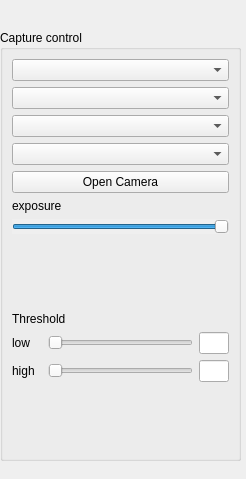
<?xml version="1.0" encoding="UTF-8"?>
<ui version="4.0">
 <class>LeftDock</class>
 <widget class="QWidget" name="LeftDock">
  <property name="geometry">
   <rect>
    <x>0</x>
    <y>0</y>
    <width>246</width>
    <height>479</height>
   </rect>
  </property>
  <property name="windowTitle">
   <string>LeftMenu</string>
  </property>
  <widget class="QGroupBox" name="groupBoxCapture">
   <property name="geometry">
    <rect>
     <x>0</x>
     <y>30</y>
     <width>241</width>
     <height>431</height>
    </rect>
   </property>
   <property name="title">
    <string>Capture control</string>
   </property>
   <layout class="QVBoxLayout" name="verticalLayout">
    <item>
     <widget class="QComboBox" name="comboBoxCam1Port"/>
    </item>
    <item>
     <widget class="QComboBox" name="comboBoxCam2Port"/>
    </item>
    <item>
     <widget class="QComboBox" name="comboBoxCam3Port"/>
    </item>
    <item>
     <widget class="QComboBox" name="comboBoxCam4Port"/>
    </item>
    <item>
     <widget class="QPushButton" name="buttonOpenCamera">
      <property name="text">
       <string>Open Camera</string>
      </property>
     </widget>
    </item>
    <item>
     <widget class="QLabel" name="label_5">
      <property name="text">
       <string>exposure</string>
      </property>
      <property name="alignment">
       <set>Qt::AlignLeading|Qt::AlignLeft|Qt::AlignVCenter</set>
      </property>
     </widget>
    </item>
    <item>
     <widget class="QSlider" name="sliderExposure">
      <property name="autoFillBackground">
       <bool>true</bool>
      </property>
      <property name="styleSheet">
       <string notr="true">QSlider::groove:horizontal</string>
      </property>
      <property name="minimum">
       <number>-13</number>
      </property>
      <property name="maximum">
       <number>-1</number>
      </property>
      <property name="orientation">
       <enum>Qt::Horizontal</enum>
      </property>
     </widget>
    </item>
    <item>
     <spacer name="verticalSpacer">
      <property name="orientation">
       <enum>Qt::Vertical</enum>
      </property>
      <property name="sizeHint" stdset="0">
       <size>
        <width>20</width>
        <height>72</height>
       </size>
      </property>
     </spacer>
    </item>
    <item>
     <widget class="QLabel" name="label_6">
      <property name="text">
       <string>Threshold</string>
      </property>
      <property name="alignment">
       <set>Qt::AlignLeading|Qt::AlignLeft|Qt::AlignVCenter</set>
      </property>
     </widget>
    </item>
    <item>
     <layout class="QHBoxLayout" name="horizontalLayout">
      <property name="sizeConstraint">
       <enum>QLayout::SetMaximumSize</enum>
      </property>
      <property name="bottomMargin">
       <number>0</number>
      </property>
      <item>
       <widget class="QLabel" name="label_7">
        <property name="minimumSize">
         <size>
          <width>30</width>
          <height>0</height>
         </size>
        </property>
        <property name="maximumSize">
         <size>
          <width>30</width>
          <height>16777215</height>
         </size>
        </property>
        <property name="text">
         <string>low</string>
        </property>
        <property name="alignment">
         <set>Qt::AlignLeading|Qt::AlignLeft|Qt::AlignVCenter</set>
        </property>
       </widget>
      </item>
      <item>
       <widget class="QSlider" name="sliderThresholdLow">
        <property name="maximum">
         <number>100</number>
        </property>
        <property name="orientation">
         <enum>Qt::Horizontal</enum>
        </property>
       </widget>
      </item>
      <item>
       <widget class="QLineEdit" name="lineEditThresholdLow">
        <property name="minimumSize">
         <size>
          <width>0</width>
          <height>0</height>
         </size>
        </property>
        <property name="maximumSize">
         <size>
          <width>30</width>
          <height>16777215</height>
         </size>
        </property>
        <property name="readOnly">
         <bool>true</bool>
        </property>
       </widget>
      </item>
     </layout>
    </item>
    <item>
     <layout class="QHBoxLayout" name="horizontalLayout_2">
      <property name="sizeConstraint">
       <enum>QLayout::SetMaximumSize</enum>
      </property>
      <property name="bottomMargin">
       <number>0</number>
      </property>
      <item>
       <widget class="QLabel" name="label_8">
        <property name="minimumSize">
         <size>
          <width>30</width>
          <height>0</height>
         </size>
        </property>
        <property name="maximumSize">
         <size>
          <width>30</width>
          <height>16777215</height>
         </size>
        </property>
        <property name="text">
         <string>high</string>
        </property>
        <property name="alignment">
         <set>Qt::AlignLeading|Qt::AlignLeft|Qt::AlignVCenter</set>
        </property>
       </widget>
      </item>
      <item>
       <widget class="QSlider" name="sliderThresholdHigh">
        <property name="maximum">
         <number>100</number>
        </property>
        <property name="orientation">
         <enum>Qt::Horizontal</enum>
        </property>
       </widget>
      </item>
      <item>
       <widget class="QLineEdit" name="lineEditThresholdHigh">
        <property name="minimumSize">
         <size>
          <width>0</width>
          <height>0</height>
         </size>
        </property>
        <property name="maximumSize">
         <size>
          <width>30</width>
          <height>16777215</height>
         </size>
        </property>
        <property name="readOnly">
         <bool>true</bool>
        </property>
       </widget>
      </item>
     </layout>
    </item>
    <item>
     <spacer name="verticalSpacer_2">
      <property name="orientation">
       <enum>Qt::Vertical</enum>
      </property>
      <property name="sizeHint" stdset="0">
       <size>
        <width>188</width>
        <height>38</height>
       </size>
      </property>
     </spacer>
    </item>
   </layout>
  </widget>
 </widget>
 <resources/>
 <connections/>
</ui>
